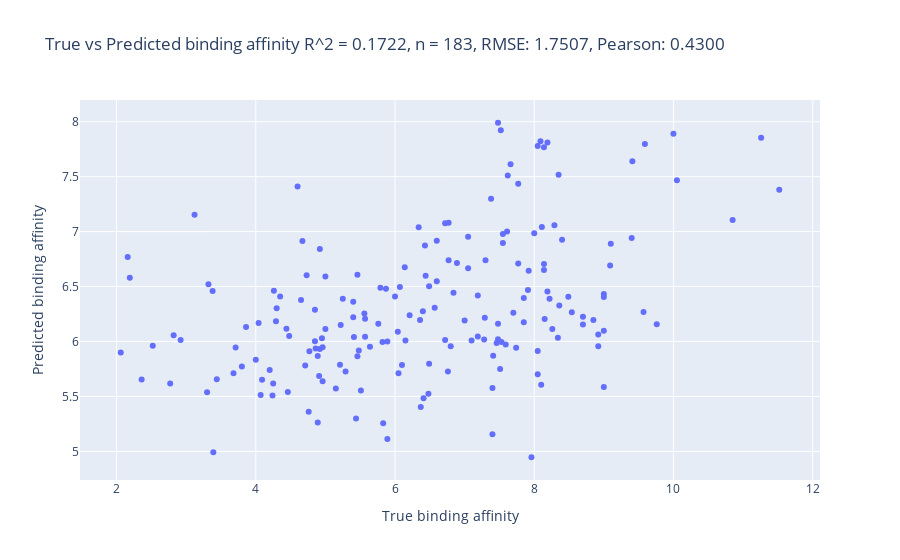

Source (notebook cell):
### Code cell
import plotly.express as px
from sklearn.metrics import r2_score

y_hat = regr.predict(X_test)

fig = px.scatter(x=y_test, y=y_hat, labels={'x': 'True binding affinity', 'y': 'Predicted binding affinity'}, title=f'True vs Predicted binding affinity\nR^2 = {r2_score(y_test, y_hat):.2f}, n = {len(y_test)}, RMSE: {np.sqrt(np.mean((y_test - y_hat)**2)):.2f}, Pearson: {np.corrcoef(y_test, y_hat)[0, 1]:.2f}')
fig.show()

### Figure 1 — Plotly figure (JSON) as saved in the notebook; plotly's stock layout.template omitted (floating-point values rounded to 4 significant figures; data arrays with more than 128 entries replaced by an {"elided": "..."} marker saying what was removed)
{"data": [{"hovertemplate": "True binding affinity=%{x}<br>Predicted binding affinity=%{y}<extra></extra>", "legendgroup": "", "marker": {"color": "#636efa", "symbol": "circle"}, "mode": "markers", "name": "", "orientation": "v", "showlegend": false, "type": "scatter", "x": {"elided": "183 float values"}, "xaxis": "x", "y": {"elided": "183 float values"}, "yaxis": "y"}], "layout": {"legend": {"tracegroupgap": 0}, "title": {"text": "True vs Predicted binding affinity\nR^2 = 0.1722, n = 183, RMSE: 1.7507, Pearson: 0.4300"}, "xaxis": {"anchor": "y", "domain": [0, 1], "title": {"text": "True binding affinity"}}, "yaxis": {"anchor": "x", "domain": [0, 1], "title": {"text": "Predicted binding affinity"}}}}
